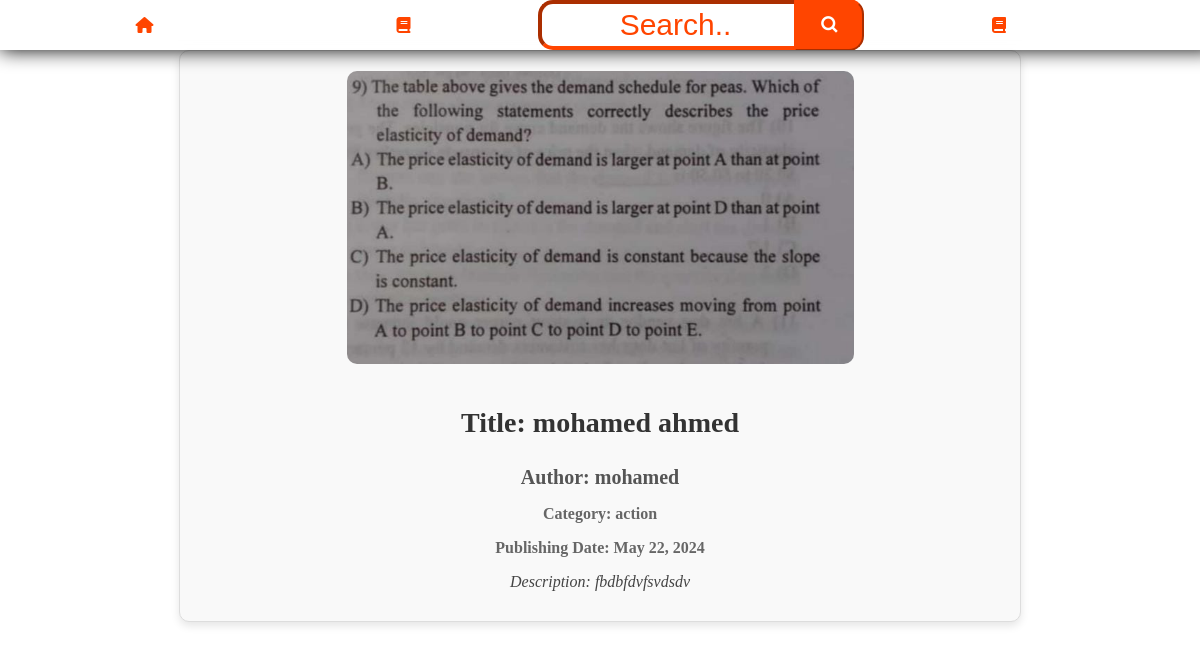
The app's page /books/details/3 with its own data.
### books/models.py (models this page shows, shortened)
class Book(models.Model):
    name = models.CharField(max_length=50, verbose_name="Title")
    author = models.CharField(max_length=30)
    date = models.DateField(verbose_name="Publishing Date", default=datetime.today())
    category = models.ForeignKey(Category, on_delete=models.PROTECT)
    description = models.TextField(null=True, blank=True)
    image = models.ImageField(upload_to='photos/%y/%m/%d', verbose_name="Cover")
    availability = models.BooleanField(default=True)
    Borrow = models.ForeignKey(User, on_delete=models.CASCADE,null = True,blank=True)
    class Meta:
        ordering = ['category']

class Category(models.Model):
    name = models.CharField(max_length=30)
    def __str__(self):
        return self.name
    class Meta:
        ordering = ['-id']

### books/views.py (the view)
# urls.py: path('details/<int:id>', views.bookDetails, name='bookDetails'),
def bookDetails(request, id):
    return render(request, "pages/bookDetails.html", {'Book': Book.objects.get(id=id)})

### templates/pages/bookDetails.html (shortened to what this page needs)
{% extends 'base.html' %}
{% block content %}
<div id="bookDetails">
    <div class="details">
        <img src="{{Book.image.url}}" alt="{{Book.name}}">
        <h2>Title: {{Book.name}}</h2>
        <h4>Author: {{Book.author}}</h4>
        <p>Category: {{Book.category}}</p>
        <p>Publishing Date: {{Book.date}}</p>
        <p>Description: {{Book.description}}</p>
    </div>
</div>
{% endblock content %}

### project/static/css/homePage.css (style rules this page uses)
#bookDetails { display: flex; text-align: center; flex-wrap: wrap; justify-content: center; }

### records on screen
Book: image (picture), name "mohamed ahmed", author "mohamed", category "action", date "May 22, 2024", description "fbdbfdvfsvdsdv"
